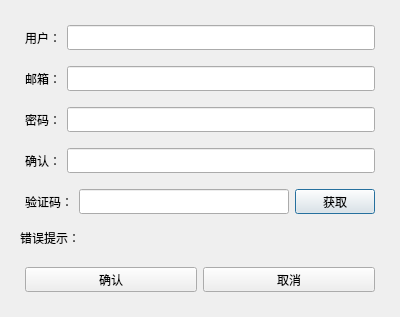
<?xml version="1.0" encoding="UTF-8"?>
<ui version="4.0">
 <class>RegisterDialog</class>
 <widget class="QDialog" name="RegisterDialog">
  <property name="geometry">
   <rect>
    <x>0</x>
    <y>0</y>
    <width>400</width>
    <height>310</height>
   </rect>
  </property>
  <property name="windowTitle">
   <string>Dialog</string>
  </property>
  <layout class="QVBoxLayout" name="verticalLayout">
   <item>
    <spacer name="verticalSpacer">
     <property name="orientation">
      <enum>Qt::Orientation::Vertical</enum>
     </property>
     <property name="sizeHint" stdset="0">
      <size>
       <width>20</width>
       <height>40</height>
      </size>
     </property>
    </spacer>
   </item>
   <item>
    <widget class="QStackedWidget" name="stackedWidget">
     <widget class="QWidget" name="page">
      <layout class="QVBoxLayout" name="verticalLayout_2">
       <item>
        <layout class="QHBoxLayout" name="horizontalLayout">
         <property name="leftMargin">
          <number>5</number>
         </property>
         <property name="topMargin">
          <number>5</number>
         </property>
         <property name="rightMargin">
          <number>5</number>
         </property>
         <property name="bottomMargin">
          <number>5</number>
         </property>
         <item>
          <widget class="QLabel" name="user_label">
           <property name="minimumSize">
            <size>
             <width>0</width>
             <height>25</height>
            </size>
           </property>
           <property name="maximumSize">
            <size>
             <width>16777215</width>
             <height>25</height>
            </size>
           </property>
           <property name="text">
            <string>用户：</string>
           </property>
          </widget>
         </item>
         <item>
          <widget class="QLineEdit" name="user_edit">
           <property name="minimumSize">
            <size>
             <width>0</width>
             <height>25</height>
            </size>
           </property>
           <property name="maximumSize">
            <size>
             <width>16777215</width>
             <height>25</height>
            </size>
           </property>
          </widget>
         </item>
        </layout>
       </item>
       <item>
        <layout class="QHBoxLayout" name="horizontalLayout_2">
         <property name="leftMargin">
          <number>5</number>
         </property>
         <property name="topMargin">
          <number>5</number>
         </property>
         <property name="rightMargin">
          <number>5</number>
         </property>
         <property name="bottomMargin">
          <number>5</number>
         </property>
         <item>
          <widget class="QLabel" name="email_label">
           <property name="minimumSize">
            <size>
             <width>0</width>
             <height>25</height>
            </size>
           </property>
           <property name="maximumSize">
            <size>
             <width>16777215</width>
             <height>25</height>
            </size>
           </property>
           <property name="text">
            <string>邮箱：</string>
           </property>
          </widget>
         </item>
         <item>
          <widget class="QLineEdit" name="email_edit">
           <property name="maximumSize">
            <size>
             <width>16777215</width>
             <height>25</height>
            </size>
           </property>
          </widget>
         </item>
        </layout>
       </item>
       <item>
        <layout class="QHBoxLayout" name="horizontalLayout_3">
         <property name="leftMargin">
          <number>5</number>
         </property>
         <property name="topMargin">
          <number>5</number>
         </property>
         <property name="rightMargin">
          <number>5</number>
         </property>
         <property name="bottomMargin">
          <number>5</number>
         </property>
         <item>
          <widget class="QLabel" name="pass_label">
           <property name="minimumSize">
            <size>
             <width>0</width>
             <height>25</height>
            </size>
           </property>
           <property name="maximumSize">
            <size>
             <width>16777215</width>
             <height>25</height>
            </size>
           </property>
           <property name="text">
            <string>密码：</string>
           </property>
          </widget>
         </item>
         <item>
          <widget class="QLineEdit" name="pass_edit">
           <property name="minimumSize">
            <size>
             <width>0</width>
             <height>25</height>
            </size>
           </property>
           <property name="maximumSize">
            <size>
             <width>16777215</width>
             <height>25</height>
            </size>
           </property>
          </widget>
         </item>
        </layout>
       </item>
       <item>
        <layout class="QHBoxLayout" name="horizontalLayout_4">
         <property name="leftMargin">
          <number>5</number>
         </property>
         <property name="topMargin">
          <number>5</number>
         </property>
         <property name="rightMargin">
          <number>5</number>
         </property>
         <property name="bottomMargin">
          <number>5</number>
         </property>
         <item>
          <widget class="QLabel" name="verify_label">
           <property name="minimumSize">
            <size>
             <width>0</width>
             <height>25</height>
            </size>
           </property>
           <property name="maximumSize">
            <size>
             <width>16777215</width>
             <height>25</height>
            </size>
           </property>
           <property name="text">
            <string>确认：</string>
           </property>
          </widget>
         </item>
         <item>
          <widget class="QLineEdit" name="verify_edit">
           <property name="minimumSize">
            <size>
             <width>0</width>
             <height>25</height>
            </size>
           </property>
           <property name="maximumSize">
            <size>
             <width>16777215</width>
             <height>25</height>
            </size>
           </property>
          </widget>
         </item>
        </layout>
       </item>
       <item>
        <layout class="QHBoxLayout" name="horizontalLayout_5">
         <property name="leftMargin">
          <number>5</number>
         </property>
         <property name="topMargin">
          <number>5</number>
         </property>
         <property name="rightMargin">
          <number>5</number>
         </property>
         <property name="bottomMargin">
          <number>5</number>
         </property>
         <item>
          <widget class="QLabel" name="captcha_label">
           <property name="minimumSize">
            <size>
             <width>0</width>
             <height>25</height>
            </size>
           </property>
           <property name="maximumSize">
            <size>
             <width>16777215</width>
             <height>25</height>
            </size>
           </property>
           <property name="text">
            <string>验证码：</string>
           </property>
          </widget>
         </item>
         <item>
          <widget class="QLineEdit" name="captcha_edit">
           <property name="minimumSize">
            <size>
             <width>0</width>
             <height>25</height>
            </size>
           </property>
           <property name="maximumSize">
            <size>
             <width>16777215</width>
             <height>25</height>
            </size>
           </property>
          </widget>
         </item>
         <item>
          <widget class="QPushButton" name="get_code">
           <property name="minimumSize">
            <size>
             <width>0</width>
             <height>25</height>
            </size>
           </property>
           <property name="maximumSize">
            <size>
             <width>16777215</width>
             <height>25</height>
            </size>
           </property>
           <property name="text">
            <string>获取</string>
           </property>
          </widget>
         </item>
        </layout>
       </item>
       <item>
        <spacer name="verticalSpacer_2">
         <property name="orientation">
          <enum>Qt::Orientation::Vertical</enum>
         </property>
         <property name="sizeHint" stdset="0">
          <size>
           <width>20</width>
           <height>40</height>
          </size>
         </property>
        </spacer>
       </item>
       <item>
        <widget class="QLabel" name="etip_label">
         <property name="minimumSize">
          <size>
           <width>0</width>
           <height>25</height>
          </size>
         </property>
         <property name="maximumSize">
          <size>
           <width>16777215</width>
           <height>25</height>
          </size>
         </property>
         <property name="text">
          <string>错误提示：</string>
         </property>
        </widget>
       </item>
       <item>
        <widget class="QWidget" name="widget" native="true"/>
       </item>
       <item>
        <layout class="QHBoxLayout" name="horizontalLayout_6">
         <property name="leftMargin">
          <number>5</number>
         </property>
         <property name="topMargin">
          <number>5</number>
         </property>
         <property name="rightMargin">
          <number>5</number>
         </property>
         <property name="bottomMargin">
          <number>5</number>
         </property>
         <item>
          <widget class="QPushButton" name="confirm_btn">
           <property name="minimumSize">
            <size>
             <width>0</width>
             <height>25</height>
            </size>
           </property>
           <property name="maximumSize">
            <size>
             <width>16777215</width>
             <height>25</height>
            </size>
           </property>
           <property name="text">
            <string>确认</string>
           </property>
          </widget>
         </item>
         <item>
          <widget class="QPushButton" name="cancel_btn">
           <property name="minimumSize">
            <size>
             <width>0</width>
             <height>25</height>
            </size>
           </property>
           <property name="maximumSize">
            <size>
             <width>16777215</width>
             <height>25</height>
            </size>
           </property>
           <property name="text">
            <string>取消</string>
           </property>
          </widget>
         </item>
        </layout>
       </item>
       <item>
        <spacer name="verticalSpacer_3">
         <property name="orientation">
          <enum>Qt::Orientation::Vertical</enum>
         </property>
         <property name="sizeHint" stdset="0">
          <size>
           <width>20</width>
           <height>40</height>
          </size>
         </property>
        </spacer>
       </item>
      </layout>
     </widget>
     <widget class="QWidget" name="page_2"/>
    </widget>
   </item>
  </layout>
 </widget>
 <resources/>
 <connections/>
</ui>
